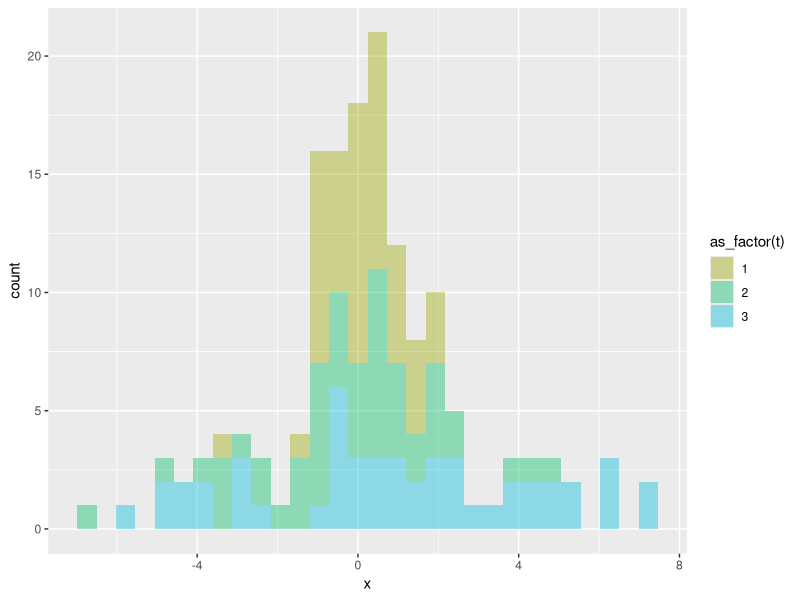

Here is the R script that generated this plot: (Note: this script raises an error after producing the figure.)
## ---- chunk 1
knitr::opts_chunk$set(message = FALSE, warning = FALSE)

library(here)
library(fs)

## ---- chunk 2
library(tidyverse)

# This is a classic function ...
round_mean <- function(x) {
    round(mean(x))
}

# ... and this is an equivalent mapper object
round_mean_mapper <- as_mapper(~round(mean(.x)))

v1 <- c(1,2,3,4)
mean(v1); round_mean(v1); round_mean_mapper(v1)

## ---- chunk 3

# Example from hadley's book
lst_lst <- list(
  list(-1, x = 1, y = c(2), z = "a"),
  list(-2, x = 4, y = c(5, 6), z = "b"),
  list(-3, w = 25, x = 8, y = c(9, 10, 11))
)

# select by name
lst_lst %>% map("x") # selecting "x" from each list-element

# select by position
lst_lst %>% map(3) # selecting the 3rd position from each list-element

# both name and position 
lst_lst %>% map(list("y", 2)) # the "y" names and their 2nd position

## ---- chunk 4
df_list <- list(iris, airquality)  %>% map(head) # List of 2, 6 obs
df_list_2 <- map(df_list, ~ keep(.x, is.factor))

# the original list
str(df_list)
# the "cleaned" list ... and its strucure
df_list_2; str(df_list_2)

## ---- chunk 5
# This "functional" takes a function as input and returns a vector
norm_vars <- function(f, n, ...) f(rnorm(n), ...) 

vars <- c(0.95, 0.99, 0.999)
norm_vars(quantile, n = 100, probs = vars)

## ---- chunk 6

# Sample size versus Trial = Iteration (= Simulation)
# For example, 3 Iterations of Sample = 50

set.seed(17)

n_iters <- 3 # Iterations, aka, trials

params <- tibble(trial = 1:n_iters,
                mu = c(0,0,1), 
                sd = c(1,2,3))

mcs_normal <- function(trial, mu, sd, n_sample = 100){
    tibble(
        t = trial, 
        n = 1:n_sample,
        x = rnorm(n = n_sample, mean = mu, sd = sd)    
    )
}

res_dh3 <- pmap_dfr(params, mcs_normal, n_sample = 50)
str(res_dh3) # 150 = 50 samples * 3 trials

pivot_dh3 <- res_dh3 %>% pivot_wider(names_from = t, values_from = x)
head(pivot_dh3)

res_dh3 %>% ggplot(aes(x = x, fill = as_factor(t))) + 
  geom_histogram(alpha = 0.4) +
  scale_fill_discrete(h = c(90, 210))
   
## ---- chunk 7
prices_raw <- c(10, 11, 9, 8, 11, 12, 15, 14, 13, 15, 17)

wealth_ratio <- function(x) {
    d1 <- lead(x) / x 
    d1[-length(d1)] # remove final NA
}

sd_na_rm <- partial(sd, na.rm = TRUE)

# with pipes
prices_raw %>% wealth_ratio() %>% log() %>% sd_na_rm

# with compose 
sd_composed <- compose(sd_na_rm, log, wealth_ratio)
sd_composed(prices_raw)
sd_composed # and we can see the composed function

## ---- chunk 8

summary_lm <- compose(summary, lm) # aka, lm() %>% summary()
# overall regression R^2
summary_lm(mpg ~ wt, data = mtcars)$r.squared

# Now let's group by auto vs manual transmission 
# and regress within each group
mtcars$am <- factor(mtcars$am, labels = c("auto", "man"))
mtcars %>%
    group_by(am) %>%
    nest() %>%
    mutate(data_lm = map(data, ~summary_lm(mpg ~ wt, data = .x)),
           data_r2 = map(data_lm, "r.squared")) %>%
    unnest(cols = data_r2)

## ---- chunk 9

step1 <- mtcars %>%
    group_by(am) %>%
    nest() 
# step1 is a 2*2 tibble and where
# its second column is a list column
glimpse(step1)

# data_lm is also a list column as the lm regression produces a list
# data_r2 is also list but each is a list of 1 numeric
step2 <- step1 %>%  mutate(data_lm = map(data, ~summary_lm(mpg ~ wt, data = .x)),
           data_r2 = map(data_lm, "r.squared"))

step2$data_r2 <- unlist(step2$data_r2)
step2

## ---- chunk 10
library(here); library(fs); library(readxl)

here::i_am(path = "intermediate-functional-programming-with-purrr.Rmd")
xls_path <- here("xls_subdir")

excel_paths_tbl <- fs::dir_info(xls_path)
paths_chr <- excel_paths_tbl %>% pull(path)

excel_tbl <- excel_paths_tbl %>%
    select(path) %>% 
    mutate(data = path %>% map(read_excel))
excel_tbl
